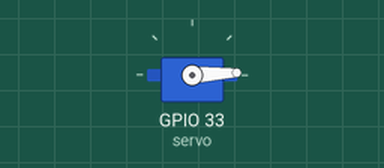
Simulated run of this sketch. Board: ESP32. Shown: servo.

Above: at 0.05 s.
At 1.3 s:
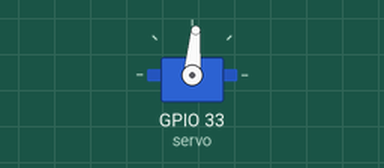
At 2.6 s:
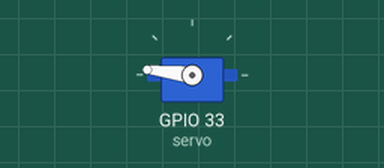
At 5.2 s:
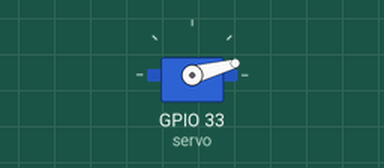
Timing chart, 0 to 7.0 s (numbered marks = the images above):
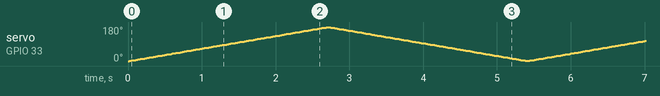

The sketch:

LAB17.ino
```cpp
/*
  控制伺服馬達
*/
#include <ESP32Servo.h>

Servo servo;

void setup(){
  // 設定伺服馬達的接腳
  servo.attach(33, 500, 2400);
}

void loop(){
  for(int angle = 0; angle < 180; angle++){
    servo.write(angle);
    delay(15);
  }
  for(int angle = 180; angle > 0; angle--){
    servo.write(angle);
    delay(15);
  }
}
```
